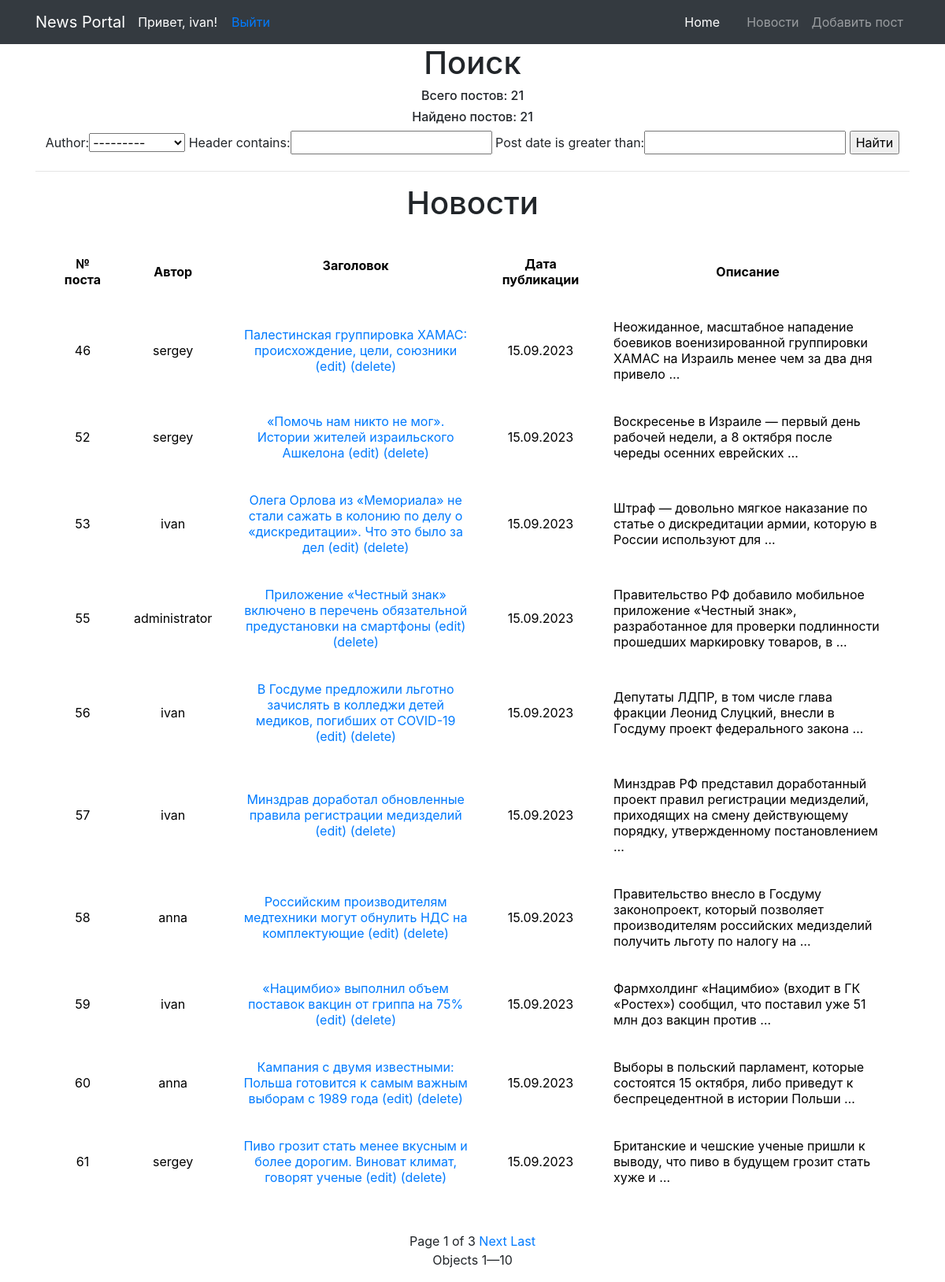
Screenshot of /news/ (signed in) with the database file from the repository.
### MyApp/models.py (models this page shows, shortened)
class Post(models.Model):
    author = models.ForeignKey(User, on_delete=models.CASCADE)
    header = models.CharField(max_length=100, blank=False)
    body = models.CharField(max_length=8000, blank=True)
    post_date = models.DateField(default=timezone.now)

### MyApp/views.py (the view)
# urls.py: path('', PostListView.as_view(), name='post_list'),
class PostListView(FilteredPostListView):
    filterset_class = PostFilterSet
    paginate_by = 10

### MyApp/templatetags/custom_template_funcs.py (called while the page is built)
@register.filter(name='censor')
def censor(value, arg):
    for i in value.split():
        if i.lower() in black_list:
            value = value.replace(i, arg)
    return value

### MyApp/templatetags/my_tags.py (called while the page is built)
@register.simple_tag(takes_context=True)
def param_replace(context, **kwargs):
    d = context['request'].GET.copy()
    for k, v in kwargs.items():
        d[k] = v
    for k in [k for k, v in d.items() if not v]:
        del d[k]
    return d.urlencode()

### MyApp/views.py (called while the page is built)
    def get_context_data(self, **kwargs):
        context = super().get_context_data(**kwargs)
        context['post_search'] = self.filterset  # объявляем для шаблона способ обращения к отфильтрованному queryset
        context['all_news_count'] = Post.objects.all().count()
        context['posts_found'] = self.get_queryset().count()
        return context

    def get_queryset(self):
        queryset = super().get_queryset().order_by('post_date', 'id')
        self.filterset = self.filterset_class(self.request.GET, queryset=queryset)
        return self.filterset.qs.all()

### templates/MyApp/post_list.html (shortened to what this page needs)
{% extends 'flatpages/default.html' %}
{% load custom_template_funcs %}
{% block content %}
<h1>Поиск</h1>
<h6>Всего постов: {{ all_news_count }}</h6>
<h6>Найдено постов: {{ posts_found }}</h6>
<form method="GET">
    {{ post_search.form }}
    <input type="submit" value="Найти">
</form>
<hr>
{% load my_tags %}
{% if object_list %}
<h1>Новости</h1>
    <table>
        <tr>
            <td valign="top" align="center"><b>№ поста</b></td>
            <td align="center"><b>Автор</b></td>
            <td align="center"><b>Заголовок<p></b></td>
            <td align="center"><b>Дата публикации</b></td>
            <td align="center"><b>Описание </b></td>
        </tr>
        {% for post in object_list %}
        <tr>
            <td align="center">{{ post.id }}</td>
            <td align="center">{{ post.author }}</td>
            <td align="center">
                <a href="{% url 'post_details' post.id %}">
                    {{ post.header|default:"Без заголовка"|censor:'***' }}
                </a>
                {% if user.is_authenticated %}
                  <a href="{% url 'edit_post_form' post.pk %}"> (edit)</a>
                  <a href="{% url 'delete_post_form' post.pk %}"> (delete)</a>
                {% endif %}
            </td>
            <td align="center">{{ post.post_date|default:"Без даты"|date:'d.m.Y' }}</td>
            <td>
                {{ post.body|censor:'***'|truncatewords:15 }}
            </td>
        {% endfor %}
        </tr>
    </table>
{% else %}
<h2>
    Новостей нет!
</h2>
{% endif %}
<br>
{% if is_paginated %}
  Page {{ page_obj.number }} of {{ paginator.num_pages }}
  {% if page_obj.has_next %}
    {% if page_obj.next_page_number != paginator.num_pages %}
      <a href="?{% param_replace page=page_obj.next_page_number %}">Next</a>
    {% endif %}
    <a href="?{% param_replace page=paginator.num_pages %}">Last</a>
  {% endif %}
  <p>Objects {{ page_obj.start_index }}—{{ page_obj.end_index }}</p>
{% endif %}
{% endblock content %}

### templates/flatpages/default.html (shortened to what this page needs)
{% load static %}
<!DOCTYPE html>
<html lang="en">
<head>
  <link href="{% static 'vendor/bootstrap/css/bootstrap.min.css' %}" rel="stylesheet">
</head>
<body>
  <nav class="navbar navbar-expand-lg navbar-dark bg-dark static-top">
    <div class="container">
      <a class="navbar-brand" href="#">News Portal</a>
      {% if user.is_authenticated %}
        <span class="nav-item active">
          <font color=white>
            Привет, {{ user.username }}! &nbsp &nbsp
          </font>
        </span>
        <a class="nav-item active" href="{% url 'logout' %}">Выйти</a>
      {% else %}
        <a href="{% url 'login' %}">&nbsp &nbsp Войти &nbsp &nbsp &nbsp &nbsp</a>
        <a href="{% url 'signup' %}">Зарегистрироваться</a>
      {% endif %}
      <div class="collapse navbar-collapse" id="navbarResponsive">
        <ul class="navbar-nav ml-auto">
          <li class="nav-item active">
            <a class="nav-link" href="#">Home &nbsp &nbsp
            </a>
          </li>
          <li class="nav-item">
            <a class="nav-link" href="/news/">Новости</a>
          </li>
          {% if user.is_authenticated %}
          <li class="nav-item">
            <a class="nav-link" href="/news/create/">Добавить пост</a>
          </li>
          {% endif %}
        </ul>
      </div>
    </div>
  </nav>
  <div class="container">
    <div class="row">
      <div class="col-lg-12 text-center">
       {% block content %}{% endblock content %}
      </div>
    </div>
  </div>
</body>
</html>

### templates/MyApp/post_list.html (style rules this page uses)
TABLE { background: rgb(255, 255, 255); border: 5px double #ffffff; color: black; width: 100%; border: 1px solid rgb(255, 255, 255); border-spacing: 7px 5px; padding: 10px; }
TD, TH { border: 30px solid rgba(255, 255, 255, 0.1); padding: 5px; }
h2, h1 { text-align: center; }

### rows the page displays
Post: id "46", author "sergey", header|censor "Палестинская группировка ХАМАС: происхождение, цели, союзники", post_date "15.09.2023", body|censor "Неожиданное, масштабное нападение боевиков военизированной группировки ХАМАС на Израиль менее чем за два дня привело …"
Post: id "52", author "sergey", header|censor "«Помочь нам никто не мог». Истории жителей израильского Ашкелона", post_date "15.09.2023", body|censor "Воскресенье в Израиле — первый день рабочей недели, а 8 октября после череды осенних еврейских …"
Post: id "53", author "ivan", header|censor "Олега Орлова из «Мемориала» не стали сажать в колонию по делу о «дискредитации». Что это было за дел", post_date "15.09.2023", body|censor "Штраф — довольно мягкое наказание по статье о дискредитации армии, которую в России используют для …"
Post: id "55", author "administrator", header|censor "Приложение «Честный знак» включено в перечень обязательной предустановки на смартфоны", post_date "15.09.2023", body|censor "Правительство РФ добавило мобильное приложение «Честный знак», разработанное для проверки подлинности прошедших маркировку товаров, в …"
Post: id "56", author "ivan", header|censor "В Госдуме предложили льготно зачислять в колледжи детей медиков, погибших от COVID-19", post_date "15.09.2023", body|censor "Депутаты ЛДПР, в том числе глава фракции Леонид Слуцкий, внесли в Госдуму проект федерального закона …"
Post: id "57", author "ivan", header|censor "Минздрав доработал обновленные правила регистрации медизделий", post_date "15.09.2023", body|censor "Минздрав РФ представил доработанный проект правил регистрации медизделий, приходящих на смену действующему порядку, утвержденному постановлением …"
Post: id "58", author "anna", header|censor "Российским производителям медтехники могут обнулить НДС на комплектующие", post_date "15.09.2023", body|censor "Правительство внесло в Госдуму законопроект, который позволяет производителям российских медизделий получить льготу по налогу на …"
Post: id "59", author "ivan", header|censor "«Нацимбио» выполнил объем поставок вакцин от гриппа на 75%", post_date "15.09.2023", body|censor "Фармхолдинг «Нацимбио» (входит в ГК «Ростех») сообщил, что поставил уже 51 млн доз вакцин против …"
Post: id "60", author "anna", header|censor "Кампания с двумя известными: Польша готовится к самым важным выборам с 1989 года", post_date "15.09.2023", body|censor "Выборы в польский парламент, которые состоятся 15 октября, либо приведут к беспрецедентной в истории Польши …"
Post: id "61", author "sergey", header|censor "Пиво грозит стать менее вкусным и более дорогим. Виноват климат, говорят ученые", post_date "15.09.2023", body|censor "Британские и чешские ученые пришли к выводу, что пиво в будущем грозит стать хуже и …"

### other values shown
{{ user.username }} "ivan"
{{ all_news_count }} "21"
{{ posts_found }} "21"
{{ page_obj.number }} "1"
{{ paginator.num_pages }} "3"
{{ page_obj.start_index }} "1"
{{ page_obj.end_index }} "10"
